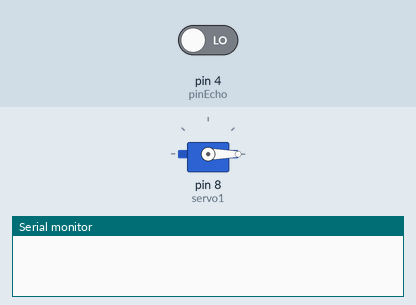
This sketch was run on a simulated Arduino Uno, built with avr-gcc and run on an emulated ATmega328P. Parts: servo, the last lines printed to the serial monitor. Inputs (shaded band) come from the test bench; at power-on: pin 4 (pinEcho) LOW.

Above: at 0.1 s.
At 1.1 s:
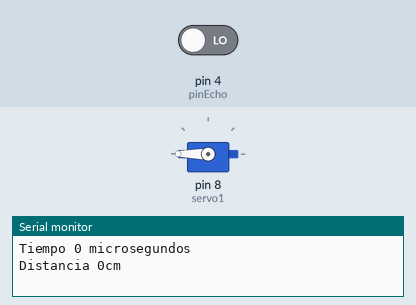
Timing chart, 0 to 2.6 s (numbered marks = the images above):
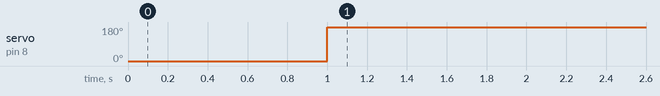

Measured:
- by itself, servo on pin 8 (servo1): 0° → 180° at 1.0 s

The sketch:

Actividad-4.ino
```cpp
#include <Servo.h>

Servo servo1;

long distancia;
long tiempoRespuesta;

int pinTrig = 5;
int pinEcho = 4;

long tiempoCalculado;

int estado = 0;
int distanciaApertura = 3;

int calcularDistancia(){

  digitalWrite(pinTrig,LOW); /* Por seguridad volvemos a poner el Trig
  a LOW*/
  delayMicroseconds(5);

  digitalWrite(pinTrig, HIGH); /* Emitimos el pulso ultrasónico */
  delayMicroseconds(10);

  tiempoRespuesta = pulseIn(pinEcho, HIGH); /* Medimos la longitud del
  pulso entrante Cuanto tiempo tarda la entrada en pasar de HIGH a LOW
  retorna microsegundos */
  Serial.println("Tiempo "+ String(tiempoRespuesta)+" microsegundos");

  distancia= int(0.017*tiempoRespuesta);
  Serial.println("Distancia "+ String(distancia)+"cm");

  return distancia;

}

void comprobarPresencia(){

}

void setup() {
  // put your setup code here, to run once:
  Serial.begin(9600);
  pinMode(pinTrig , OUTPUT); /* trig envía el pulso ultrasónico */
  pinMode(pinEcho, INPUT);
  servo1.attach(8);
  servo1.write(0);

}

void loop() {
  // put your main code here, to run repeatedly:
  if(estado == 0){
    int distancia = calcularDistancia();
    if(distancia <= distanciaApertura){
      servo1.write(180);
      tiempoCalculado = millis();
      estado = 1;
    }
  }

  if(millis() - tiempoCalculado > 5000 && estado == 1){

    distancia = calcularDistancia();
    if(distancia > distanciaApertura){
      servo1.write(0);
      estado = 0;
    }
    else{
      tiempoCalculado = millis();
    }

  }


}
```
